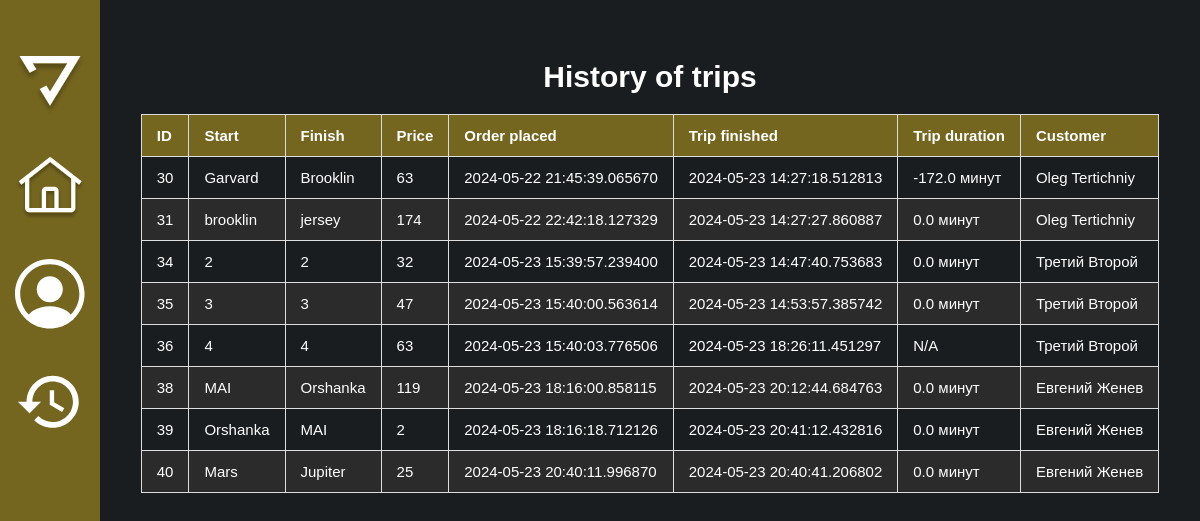
The page /history_of_driver (signed in) on the database as committed earlier.
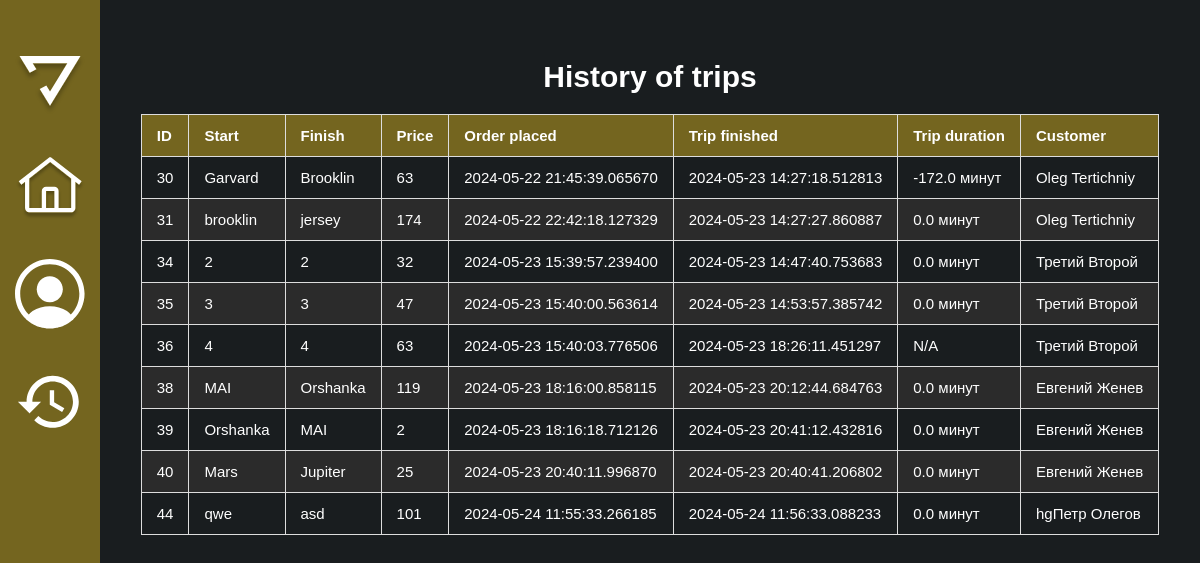
The same page on the database as committed later.
### app/models.py (models this page shows, shortened)
class Order(db.Model):
    id = db.Column(db.Integer, primary_key=True)
    place_start = db.Column(db.String(140), nullable=False)
    place_end = db.Column(db.String(140), nullable=False)
    price = db.Column(db.String(140), nullable=False)
    order_time = db.Column(db.DateTime, index=True, nullable=True)
    order_taked = db.Column(db.DateTime, index=True, nullable=True)
    order_finished = db.Column(db.DateTime, index=True, nullable=True)
    user_id = db.Column(db.Integer, db.ForeignKey('user.id'))
    driver_id = db.Column(db.Integer, db.ForeignKey('driver.id'), nullable=True)
    driver = db.relationship('Driver', back_populates='orders')
    score = db.Column(db.Integer, default=0)

class User(UserMixin, db.Model):
    id = db.Column(db.Integer, primary_key=True)
    first_name = db.Column(db.String(64), index=True, nullable=False)
    last_name = db.Column(db.String(64), index=True, nullable=False)
    email = db.Column(db.String(128), unique=True, index=True, nullable=False)
    password_hashed = db.Column(db.String(200), nullable=False)
    orders = db.relationship('Order', backref='user', lazy='dynamic')
    role = db.Column(db.String(64), default='user')

### app/routes.py (the view)
@app.route('/history_of_driver')
@login_required('driver')
def history_of_driver():
    user_orders = Order.query.filter(Order.driver_id == current_user.id, Order.order_finished.isnot(None)).all()
    return render_template('history_of_driver.html', title='History', orders=user_orders)

### app/models.py (called while the page is built)
@login.user_loader
def load_user(id):
    driver = Driver.query.get(int(id))
    if driver:
        return driver
    return User.query.get(int(id))

### app/utils.py (called while the page is built)
def login_required(role):
    def wrapper(func):
        @wraps(func)
        def decorated_view(*args, **kwargs):
            if not current_user.is_authenticated:
                return redirect(url_for('choice'))
            if current_user.role != role:
                print(f"Пользователь {current_user.email} имеет роль {current_user.role}, а ожидалось {role}")
                return abort(403)
            print(f"Пользователь {current_user.email} имеет роль {current_user.role}")
            return func(*args, **kwargs)
        return decorated_view
    return wrapper

### app/templates/history_of_driver.html (shortened to what this page needs)
<!DOCTYPE html>
<html lang="ru">
<head>
    <link rel="stylesheet" href="{{ url_for('static', filename='css/style.css') }}">
</head>
<body class="history-page">
    <div class="list-order-page">
        <div class="container">
            <div class="content">
                <div class="sidebar">
                    <div class="sidebar-item">
                        <a href="{{ url_for('choice') }}">
                            <img class="logo" src="../static/css/images/logo.svg" alt="logo">
                        </a>
                    </div>
                    <div class="sidebar-item">
                        <a href="{{ url_for('driver_main') }}">
                            <img class="home-img" src="../static/css/images/home.svg" alt="home">
                        </a>
                        <a href="{{ url_for('driver_profile') }}">
                            <img class="profile-img" src="../static/css/images/profile.svg" alt="profile">
                        </a>
                        <a href="{{ url_for('history_of_driver') }}">
                            <img class="history-img" src="../static/css/images/history.svg" alt="history">
                        </a>
                    </div>
                </div>
                <div class="content__main">
                    <div class="content__container">
                        <h1 class="content__title">History of trips</h1>
                        <div class="orders__table">
                            <table class="table">
                                <thead>
                                    <tr>
                                        <th>ID</th>
                                        <th>Start</th>
                                        <th>Finish</th>
                                        <th>Price</th>
                                        <th>Order placed</th>
                                        <th>Trip finished</th>
                                        <th>Trip duration</th>
                                        <th>Customer</th>
                                    </tr>
                                </thead>
                                <tbody>
                                    {% for order in orders %}
                                    <tr>
                                        <td>{{ order.id }}</td>
                                        <td>{{ order.place_start }}</td>
                                        <td>{{ order.place_end }}</td>
                                        <td>{{ order.price }}</td>
                                        <td>{{ order.order_time }}</td>
                                        <td>{{ order.order_finished }}</td>
                                        <td>
                                            {% if order.order_finished and order.order_taked %}
                                                {{ (order.order_finished - order.order_taked).total_seconds() // 60 }} минут
                                            {% else %}
                                                N/A
                                            {% endif %}
                                        </td>
                                        <td>{{ order.user.first_name }} {{ order.user.last_name }}</td>
                                    </tr>
                                    {% endfor %}
                                </tbody>
                            </table>
                        </div>
                    </div>
                </div>
            </div>
        </div>
    </div>
</body>
</html>

Rows that differ between the two databases and show on the page:
added Order: id "44", place_start "qwe", place_end "asd", price "101", order_time "2024-05-24 11:55:33.266185", order_finished "2024-05-24 11:56:33.088233", order_finished+order_taked "0.0", user.first_name "hgПетр", user.last_name "Олегов"
